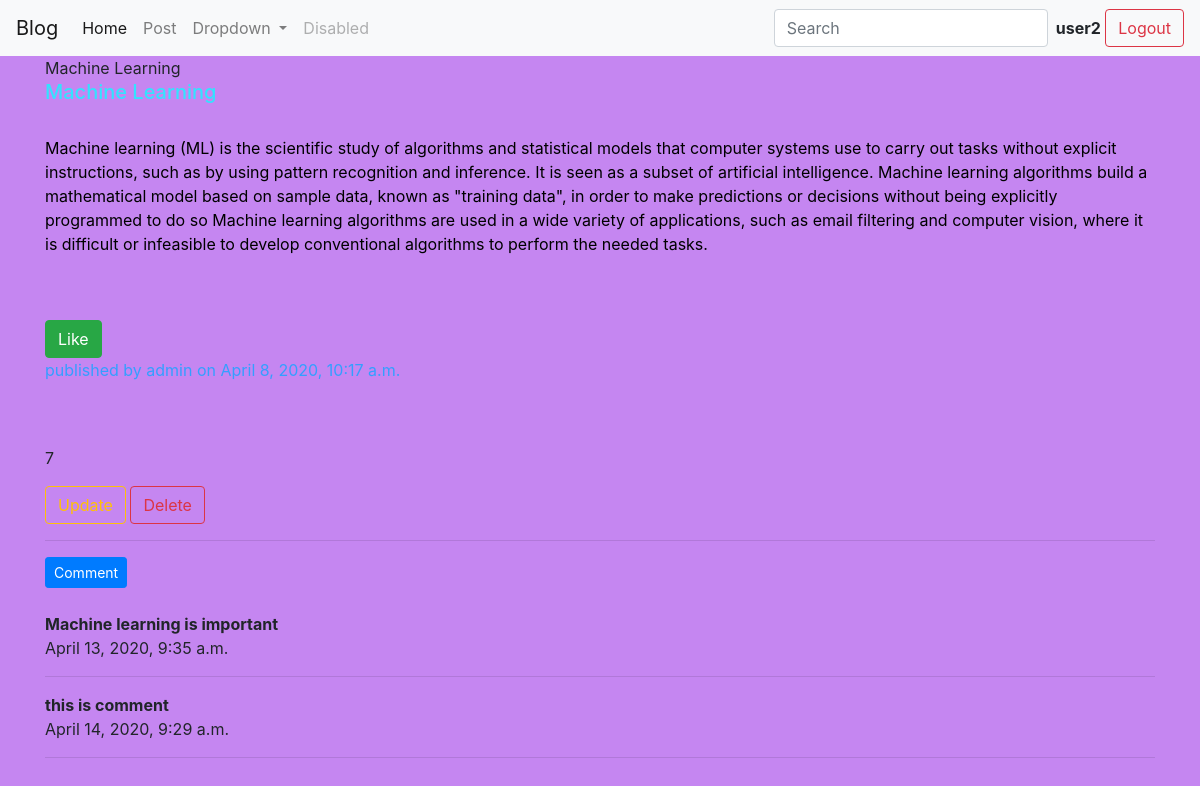
Screenshot of /detail/7/ (signed in) with the database file from the repository.
### blog/models.py (models this page shows, shortened)
class Post(models.Model):
	title = models.CharField(max_length = 100)
	body = models.TextField()
	created_date = models.DateTimeField(default = timezone.now)
	author = models.ForeignKey(get_user_model(),on_delete = models.CASCADE,null=True)
	img = models.ImageField(upload_to='',blank = True,null = True)
	likes = models.IntegerField(null = True,default = 0)

class Comment(models.Model):
	post = models.ForeignKey(Post,on_delete = models.CASCADE,related_name = "comments")
	text = models.TextField()
	timestamp = models.DateTimeField(default = timezone.now)

### blog/views.py (the view)
# urls.py: path('detail/<int:pk>/',PostDetail.as_view(), name = 'post-detail'),
class PostDetail(LoginRequiredMixin,DetailView):
	model = Post

### blog/templates/blog/post_detail.html (shortened to what this page needs)
{% extends 'base.html' %}
{% block content %}
{{object.title}}<br>
<h3 id=h3id>{{object.title}}</h3><br>
<p class="bclass">{{object.body}}</p><br><br>
<button type="button" class="btn btn-success" onclick="onClick()">Like</button>
<br>
<p id="btext">published by {{object.author}} on {{object.created_date}}</p><br><br>
<p id="like">{{object.likes}}</p>
<a type="button" class="btn btn-outline-warning" href="{% url 'blog:post-update' object.id %}">Update</a>
<a type="button" class="btn btn-outline-danger" href="{% url 'blog:post-delete' object.id %}">Delete</a>
<br><hr>
<a class="btn btn-primary btn-sm" href="{% url 'blog:post-comment' object.id %}" role="button">Comment</a>
<br><br>
{% for i in post.comments.all %}
<b>{{i.text}}</b><br>
{{i.timestamp}}<br>
<hr>
{% empty %}
No comments
{% endfor %}
{% endblock %}

### blog/templates/base.html (shortened to what this page needs)
{% load static %}
{% load crispy_forms_tags %}
<!DOCTYPE html>
<html>
<head>
<link rel="stylesheet" href="https://stackpath.bootstrapcdn.com/bootstrap/4.4.1/css/bootstrap.min.css">
<link rel="stylesheet" type="text/css" href="{%static 'css/style.css' %}">
</head>
<body>
<nav class="navbar navbar-expand-lg navbar-light bg-light sticky-top">
  <a class="navbar-brand" href="#">Blog</a>
  <div class="collapse navbar-collapse" id="navbarSupportedContent">
    <ul class="navbar-nav mr-auto">
      <li class="nav-item active">
        <a class="nav-link" href="{% url 'blog:post-list' %}">Home <span class="sr-only">(current)</span></a>
      </li>
      <li class="nav-item">
        <a class="nav-link" href="{% url 'blog:post-create' %}">Post</a>
      </li>
      <li class="nav-item dropdown">
        <a class="nav-link dropdown-toggle" href="#" id="navbarDropdown" role="button" data-toggle="dropdown" aria-haspopup="true" aria-expanded="false">
          Dropdown
        </a>
      </li>
      <li class="nav-item">
        <a class="nav-link disabled" href="#">Disabled</a>
      </li>
    </ul>
    <form class="form-inline my-2 my-lg-0">
      <input class="form-control mr-sm-2" type="search" placeholder="Search" aria-label="Search">
      {% if user.is_authenticated %}
      <b>{{request.user}}</b>&nbsp;<a class="btn btn-outline-danger my-2 my-sm-0" href="{% url 'auth_logout' %}">Logout</a>
      {% else %}
      <a class="btn btn-outline-success my-2 my-sm-0" href="{% url 'auth_login' %}">Login</a>
      <a class="btn btn-outline-success my-2 my-sm-0" href="{% url 'registration_register' %}">Register</a>
      {% endif %}
    </form>
  </div>
</nav>
<div class="container">
{% block content %}
{% endblock %}
</div>
</body>
</html>

### staticfiles/css/style.css (style rules this page uses)
body { background-color:#C586F1; }
#h3id { color: #33E3FF; font-size: 20px; }
#btext { color: #339FFF; }
.bclass { color:black; }

### rows the page displays
Post: title "Machine Learning", body "Machine learning (ML) is the scientific study of algorithms and statistical models that computer systems use to carry out tasks without explicit instructions, such as by using pattern recognition and inference. It is seen as a subset of artificial intelligence. Machine learning algorithms build a mathematical model based on sample data, known as \"training data\", in order to make predictions or decisions without being explicitly programmed to do so Machine learning algorithms are used in a wide variety of applications, such as email filtering and computer vision, where it is difficult or infeasible to develop conventional algorithms to perform the needed tasks.", author "admin", created_date "April 8, 2020, 10:17 a.m.", likes "7"
Comment: text "Machine learning is important", timestamp "April 13, 2020, 9:35 a.m."
Comment: text "this is comment", timestamp "April 14, 2020, 9:29 a.m."

### other values shown
{{ request.user }} "user2"
